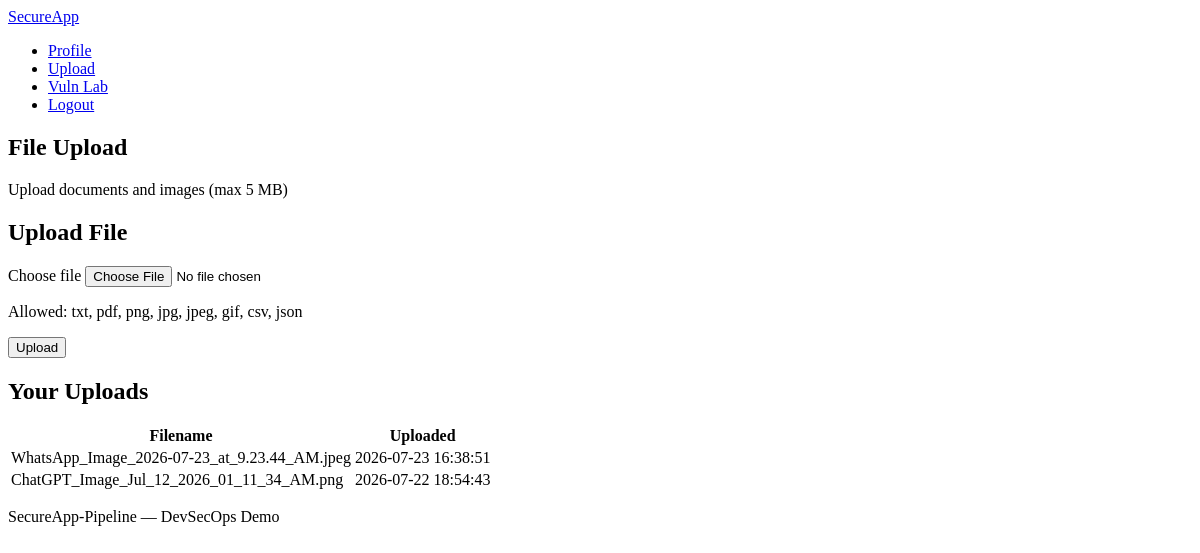
Page /upload (signed in) on the committed database.
### tables this page shows
CREATE TABLE uploads (
            id INTEGER PRIMARY KEY AUTOINCREMENT,
            user_id INTEGER NOT NULL,
            filename TEXT NOT NULL,
            stored_name TEXT NOT NULL,
            uploaded_at TEXT NOT NULL,
            FOREIGN KEY (user_id) REFERENCES users (id)
        );

### app.py (the view, shortened to what this page needs)
@app.route("/upload", methods=["GET", "POST"])
@login_required
def upload():
    user_uploads = get_db().execute(
        """
        SELECT filename, stored_name, uploaded_at
        FROM uploads
        WHERE user_id = ?
        ORDER BY uploaded_at DESC
        """,
        (session["user_id"],),
    ).fetchall()
    return render_template("upload.html", uploads=user_uploads)

### app.py (called while the page is built)
def get_db():
    if "db" not in g:
        g.db = sqlite3.connect(DATABASE)
        g.db.row_factory = sqlite3.Row
    return g.db

def login_required(view):
    @wraps(view)
    def wrapped_view(**kwargs):
        if "user_id" not in session:
            flash("Please log in to continue.", "warning")
            return redirect(url_for("login"))
        return view(**kwargs)
    return wrapped_view

def current_user():
    if "user_id" not in session:
        return None
    return get_db().execute(
        "SELECT id, username, email, is_admin, created_at FROM users WHERE id = ?",
        (session["user_id"],),
    ).fetchone()

@app.before_request
def start_timer():
    request.start_time = time.time()

@app.after_request
def after_request(response):
    REQUEST_COUNT.labels(
        request.method,
        request.path
    ).inc()
    if hasattr(request, "start_time"):
        REQUEST_LATENCY.observe(
            time.time() - request.start_time
        )
    return response

@app.before_request
def load_logged_in_user():
    g.user = current_user()

### templates/upload.html (shortened to what this page needs)
{% extends "base.html" %}
{% block content %}
<section class="page-header">
    <h1>File Upload</h1>
    <p class="subtitle">Upload documents and images (max 5 MB)</p>
</section>
<div class="card-grid">
    <article class="card">
        <h2>Upload File</h2>
        <form method="post" action="{{ url_for('upload') }}" enctype="multipart/form-data" class="form">
            <div class="form-group">
                <label for="file">Choose file</label>
                <input type="file" id="file" name="file" required>
            </div>
            <p class="hint">Allowed: txt, pdf, png, jpg, jpeg, gif, csv, json</p>
            <button type="submit" class="btn btn-primary">Upload</button>
        </form>
    </article>
    <article class="card">
        <h2>Your Uploads</h2>
        {% if uploads %}
            <table class="data-table">
                <thead>
                    <tr>
                        <th>Filename</th>
                        <th>Uploaded</th>
                    </tr>
                </thead>
                <tbody>
                    {% for upload in uploads %}
                        <tr>
                            <td>{{ upload.filename }}</td>
                            <td>{{ upload.uploaded_at[:19].replace('T', ' ') }}</td>
                        </tr>
                    {% endfor %}
                </tbody>
            </table>
        {% else %}
            <p class="empty-state">No files uploaded yet.</p>
        {% endif %}
    </article>
</div>
{% endblock %}

### rows in the picture
uploads: filename "WhatsApp_Image_2026-07-23_at_9.23.44_AM.jpeg", uploaded_at "2026-07-23 16:38:51"
uploads: filename "ChatGPT_Image_Jul_12_2026_01_11_34_AM.png", uploaded_at "2026-07-22 18:54:43"
